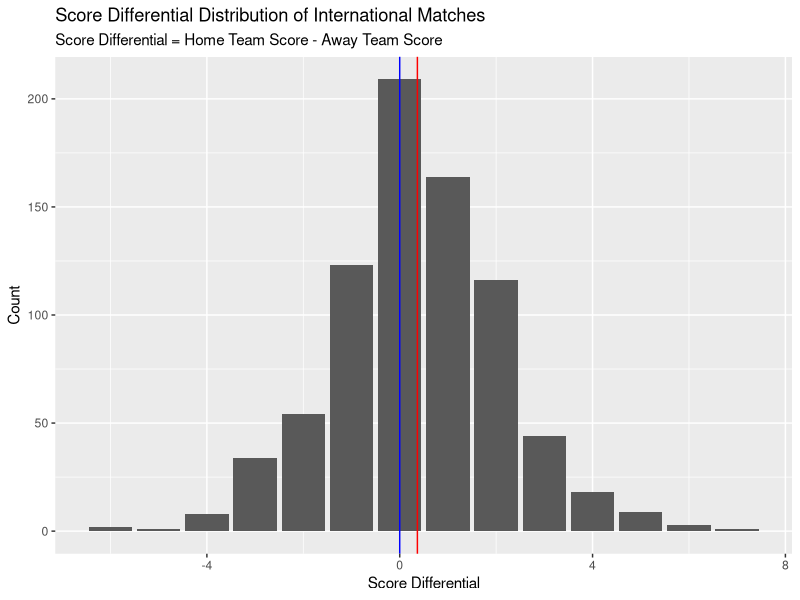
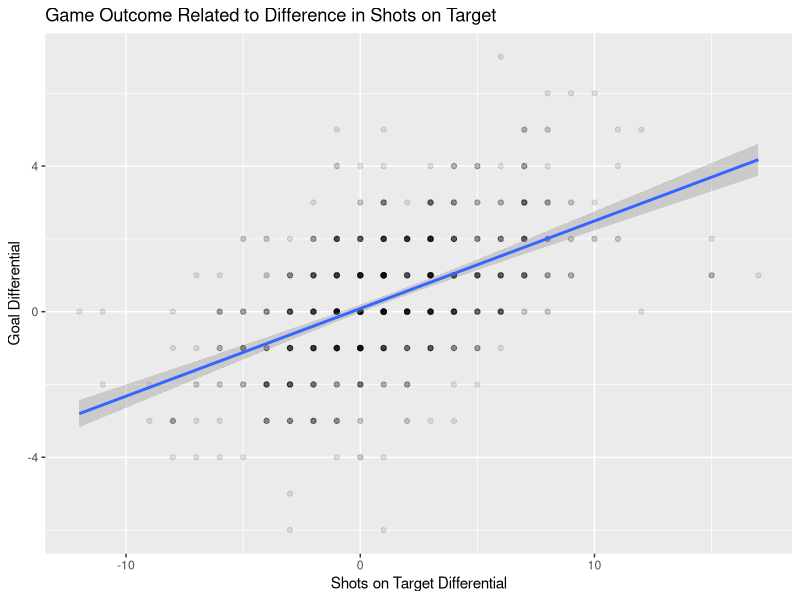
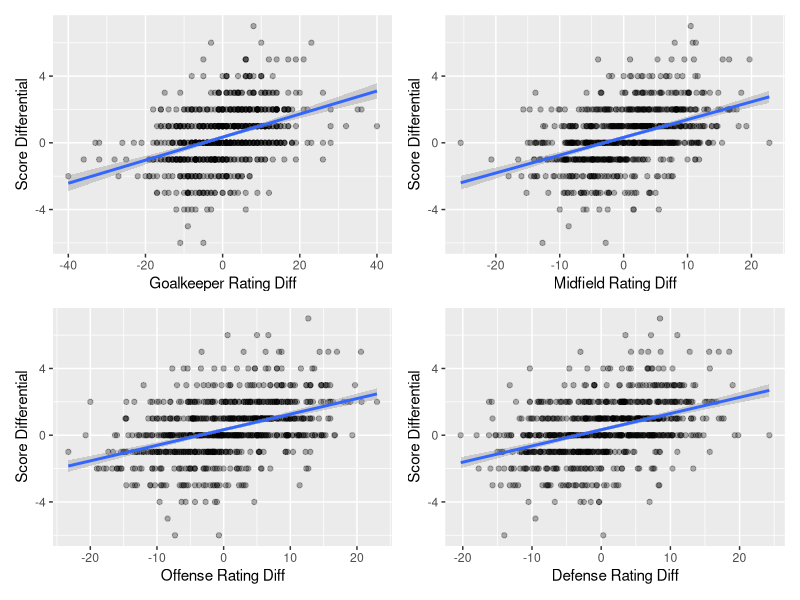

Write R code to recreate these figures, in order.
## ---- chunk 1
knitr::opts_chunk$set(echo = FALSE,
                      warning = FALSE,
                      message = FALSE)
## ---- chunk 2
# PUT ALL LOADED LIBRARIES HERE
library(tidyverse)
library(knitr)
#library(kableExtra)
library(patchwork)

## ---- chunk 3
# READ IN ANY DATASETS HERE
# MUTATE DATSETS AS NECESSARY HERE
matches <- read_csv("data/cleaned_matches.csv")

## ---- chunk 4
t1 <- matches %>%
  count(home_team_result) %>%
  rename("Home Team Result" = home_team_result,
         Count = n)
knitr::kable(t1, caption = "International Match Results") #%>%
  #kable_styling(position = "center",
  #              latex_options = "HOLD_position")
## ---- chunk 5
ggplot(data = matches, aes(x = score_differential)) +
  geom_bar(stat = "count") +
  geom_vline(xintercept = mean(matches$score_differential),
             color = "red") +
  geom_vline(xintercept = median(matches$score_differential),
             color = "blue") +
  labs(x = "Score Differential",
       y = "Count",
       title = "Score Differential Distribution of International Matches",
       subtitle = "Score Differential = Home Team Score - Away Team Score")
## ---- chunk 6
ggplot(data = matches, aes(x = shots_on_target_differential, y = score_differential)) +
  geom_point(alpha = 0.1) +
  geom_smooth(method="lm") +
  labs(x = "Shots on Target Differential",
       y = "Goal Differential",
       title = "Game Outcome Related to Difference in Shots on Target")
## ---- chunk 7
p1<-ggplot(data = matches, aes(x = goalkeeper_differential, y = score_differential)) +
  geom_point(alpha=0.3) +
  geom_smooth(method="lm") +
  labs(x = "Goalkeeper Rating Diff",
       y = "Score Differential")

p2<-ggplot(data = matches, aes(x = midfield_differential, y = score_differential)) +
  geom_point(alpha=0.3) +
  geom_smooth(method="lm") +
  labs(x = "Midfield Rating Diff",
       y = "Score Differential")

p3<-ggplot(data = matches, aes(x = offense_differential, y = score_differential)) +
  geom_point(alpha=0.3) +
  geom_smooth(method="lm") +
  labs(x = "Offense Rating Diff",
       y = "Score Differential")

p4<-ggplot(data = matches, aes(x = defense_differential, y = score_differential)) +
  geom_point(alpha=0.3) +
  geom_smooth(method="lm") +
  labs(x = "Defense Rating Diff",
       y = "Score Differential")

(p1+p2)/(p3+p4)
